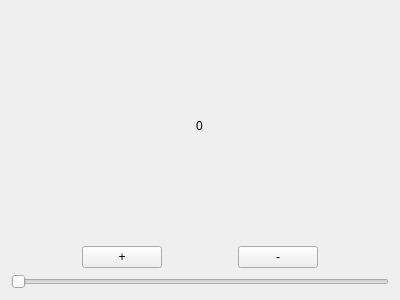
<?xml version="1.0" encoding="UTF-8"?>
<ui version="4.0">
 <class>testforui</class>
 <widget class="QWidget" name="testforui">
  <property name="geometry">
   <rect>
    <x>0</x>
    <y>0</y>
    <width>400</width>
    <height>300</height>
   </rect>
  </property>
  <property name="windowTitle">
   <string>Form</string>
  </property>
  <layout class="QVBoxLayout" name="verticalLayout_3">
   <item>
    <layout class="QHBoxLayout" name="horizontalLayout">
     <item>
      <spacer name="horizontalSpacer_2">
       <property name="orientation">
        <enum>Qt::Horizontal</enum>
       </property>
       <property name="sizeHint" stdset="0">
        <size>
         <width>379</width>
         <height>20</height>
        </size>
       </property>
      </spacer>
     </item>
     <item>
      <widget class="QLabel" name="label">
       <property name="text">
        <string>0</string>
       </property>
      </widget>
     </item>
     <item>
      <spacer name="horizontalSpacer">
       <property name="orientation">
        <enum>Qt::Horizontal</enum>
       </property>
       <property name="sizeHint" stdset="0">
        <size>
         <width>379</width>
         <height>20</height>
        </size>
       </property>
      </spacer>
     </item>
    </layout>
   </item>
   <item>
    <layout class="QHBoxLayout" name="horizontalLayout_3">
     <item>
      <spacer name="horizontalSpacer_4">
       <property name="orientation">
        <enum>Qt::Horizontal</enum>
       </property>
       <property name="sizeHint" stdset="0">
        <size>
         <width>40</width>
         <height>20</height>
        </size>
       </property>
      </spacer>
     </item>
     <item>
      <widget class="QPushButton" name="pushButton">
       <property name="text">
        <string>+</string>
       </property>
      </widget>
     </item>
     <item>
      <spacer name="horizontalSpacer_3">
       <property name="orientation">
        <enum>Qt::Horizontal</enum>
       </property>
       <property name="sizeHint" stdset="0">
        <size>
         <width>40</width>
         <height>20</height>
        </size>
       </property>
      </spacer>
     </item>
     <item>
      <widget class="QPushButton" name="pushButton_2">
       <property name="text">
        <string>-</string>
       </property>
      </widget>
     </item>
     <item>
      <spacer name="horizontalSpacer_5">
       <property name="orientation">
        <enum>Qt::Horizontal</enum>
       </property>
       <property name="sizeHint" stdset="0">
        <size>
         <width>40</width>
         <height>20</height>
        </size>
       </property>
      </spacer>
     </item>
    </layout>
   </item>
   <item>
    <layout class="QHBoxLayout" name="horizontalLayout_2">
     <item>
      <widget class="QSlider" name="horizontalSlider">
       <property name="orientation">
        <enum>Qt::Horizontal</enum>
       </property>
      </widget>
     </item>
    </layout>
   </item>
  </layout>
 </widget>
 <resources/>
 <connections/>
</ui>
